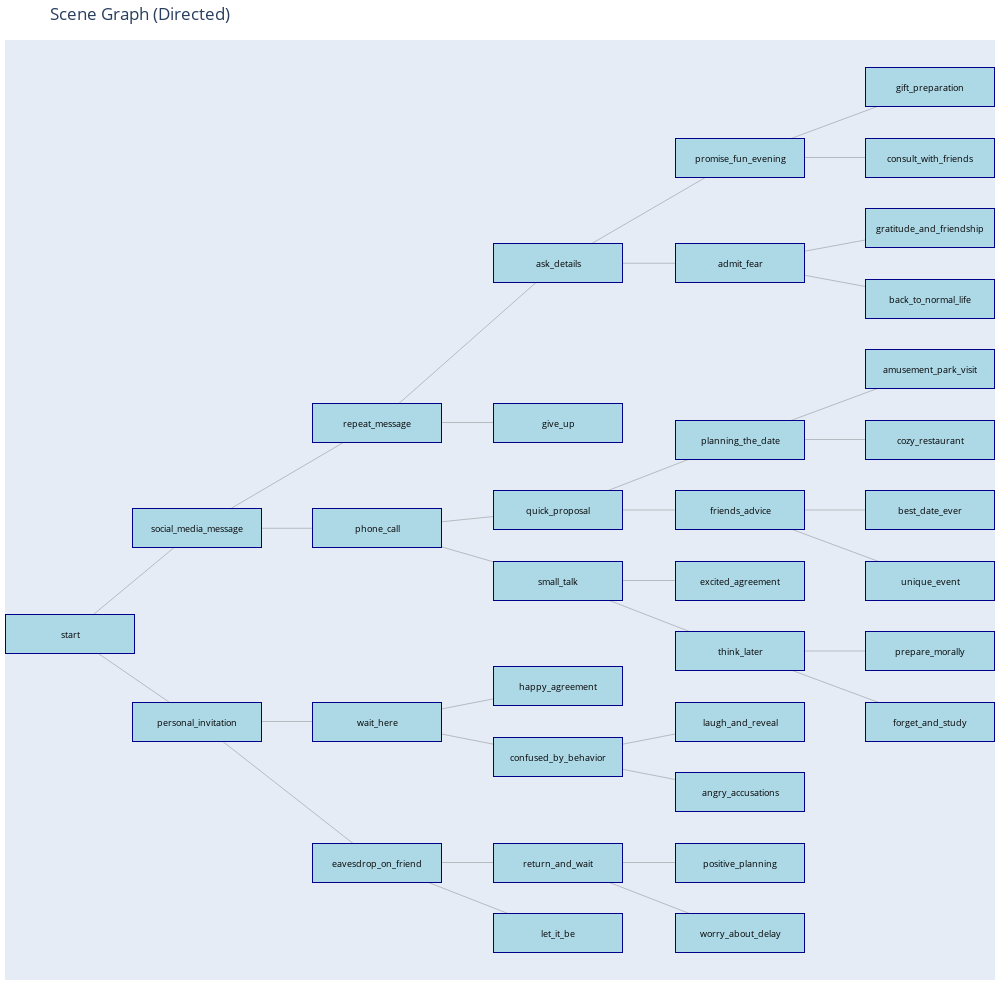

Notebook code cell kept with this figure:
### Code cell
# Визуализируем рёбра графа (основные линии)
edge_trace = go.Scatter(
    x=edge_x, y=edge_y,
    line=dict(width=0.5, color='#888'),
    hoverinfo='none',
    mode='lines',
)

# # Визуализируем вершины графа
# node_trace = go.Scatter(
#     x=node_x, y=node_y,
#     mode='markers+text',
#     text=node_text,
#     textposition="middle center",
#     textfont=dict(size=9),
#     hoverinfo='text',
#     marker=dict(
#         symbol='square',
#         color='lightblue',
#         size=40,
#         line_width=2
#     )
# )

# Создаём фигуру
fig = go.Figure(
    data=[edge_trace],
    layout=go.Layout(
        title='Scene Graph (Directed)',
        showlegend=False,
        hovermode='closest',
        margin=dict(b=20, l=5, r=5, t=40),
        xaxis=dict(showgrid=False, zeroline=False, showticklabels=False),
        yaxis=dict(showgrid=False, zeroline=False, showticklabels=False),
        height=1000, 
        width=1000
    )
)

for i, (x, y, text) in enumerate(zip(node_x, node_y, node_text)):
    fig.add_annotation(
        x=x,
        y=y,
        text=text,
        showarrow=False,
        font=dict(size=9, color='black'),
        align='center',
        bordercolor='darkblue',
        borderwidth=1,
        borderpad=4,
        bgcolor='lightblue',
        width=120,  # Ширина прямоугольника (пиксели)
        height=30, # Высота прямоугольника (пиксели)
        xanchor='center',
        yanchor='middle'
    )

fig.show()

### Figure 1 — Plotly figure (JSON) as saved in the notebook; plotly's stock layout.template omitted (floating-point values rounded to 4 significant figures)
{"data": [{"hoverinfo": "none", "line": {"color": "#888", "width": 0.5}, "mode": "lines", "type": "scatter", "x": [27, 188.9, null, 27, 188.9, null, 188.9, 417.9, null, 188.9, 417.9, null, 188.9, 417.9, null, 188.9, 417.9, null, 417.9, 647.4, null, 417.9, 647.4, null, 417.9, 647.4, null, 417.9, 647.4, null, 417.9, 647.4, null, 417.9, 647.4, null, 417.9, 647.4, null, 417.9, 647.4, null, 647.4, 878.9, null, 647.4, 878.9, null, 647.4, 878.9, null, 647.4, 878.9, null, 647.4, 878.9, null, 647.4, 878.9, null, 647.4, 878.9, null, 647.4, 878.9, null, 647.4, 878.9, null, 647.4, 878.9, null, 878.9, 1121.0, null, 878.9, 1121.0, null, 878.9, 1121.0, null, 878.9, 1121.0, null, 878.9, 1121.0, null, 878.9, 1121.0, null, 878.9, 1121.0, null, 878.9, 1121.0, null, 878.9, 1121.0, null, 878.9, 1121.0, null], "y": [247, 328, null, 247, 180, null, 328, 409, null, 328, 328, null, 180, 180, null, 180, 72, null, 409, 531, null, 409, 409, null, 328, 342, null, 328, 288, null, 180, 207, null, 180, 153, null, 72, 72, null, 72, 18, null, 531, 612, null, 531, 531, null, 342, 396, null, 342, 342, null, 288, 288, null, 288, 234, null, 153, 180, null, 153, 126, null, 72, 72, null, 72, 18, null, 612, 666, null, 612, 612, null, 531, 558, null, 531, 504, null, 396, 450, null, 396, 396, null, 342, 342, null, 342, 288, null, 234, 234, null, 234, 180, null]}], "layout": {"annotations": [{"align": "center", "bgcolor": "lightblue", "bordercolor": "darkblue", "borderpad": 4, "borderwidth": 1, "font": {"color": "black", "size": 9}, "height": 30, "showarrow": false, "text": "start", "width": 120, "x": 27, "xanchor": "center", "y": 247, "yanchor": "middle"}, {"align": "center", "bgcolor": "lightblue", "bordercolor": "darkblue", "borderpad": 4, "borderwidth": 1, "font": {"color": "black", "size": 9}, "height": 30, "showarrow": false, "text": "social_media_message", "width": 120, "x": 188.9, "xanchor": "center", "y": 328, "yanchor": "middle"}, {"align": "center", "bgcolor": "lightblue", "bordercolor": "darkblue", "borderpad": 4, "borderwidth": 1, "font": {"color": "black", "size": 9}, "height": 30, "showarrow": false, "text": "personal_invitation", "width": 120, "x": 188.9, "xanchor": "center", "y": 180, "yanchor": "middle"}, {"align": "center", "bgcolor": "lightblue", "bordercolor": "darkblue", "borderpad": 4, "borderwidth": 1, "font": {"color": "black", "size": 9}, "height": 30, "showarrow": false, "text": "repeat_message", "width": 120, "x": 417.9, "xanchor": "center", "y": 409, "yanchor": "middle"}, {"align": "center", "bgcolor": "lightblue", "bordercolor": "darkblue", "borderpad": 4, "borderwidth": 1, "font": {"color": "black", "size": 9}, "height": 30, "showarrow": false, "text": "phone_call", "width": 120, "x": 417.9, "xanchor": "center", "y": 328, "yanchor": "middle"}, {"align": "center", "bgcolor": "lightblue", "bordercolor": "darkblue", "borderpad": 4, "borderwidth": 1, "font": {"color": "black", "size": 9}, "height": 30, "showarrow": false, "text": "wait_here", "width": 120, "x": 417.9, "xanchor": "center", "y": 180, "yanchor": "middle"}, {"align": "center", "bgcolor": "lightblue", "bordercolor": "darkblue", "borderpad": 4, "borderwidth": 1, "font": {"color": "black", "size": 9}, "height": 30, "showarrow": false, "text": "eavesdrop_on_friend", "width": 120, "x": 417.9, "xanchor": "center", "y": 72, "yanchor": "middle"}, {"align": "center", "bgcolor": "lightblue", "bordercolor": "darkblue", "borderpad": 4, "borderwidth": 1, "font": {"color": "black", "size": 9}, "height": 30, "showarrow": false, "text": "ask_details", "width": 120, "x": 647.4, "xanchor": "center", "y": 531, "yanchor": "middle"}, {"align": "center", "bgcolor": "lightblue", "bordercolor": "darkblue", "borderpad": 4, "borderwidth": 1, "font": {"color": "black", "size": 9}, "height": 30, "showarrow": false, "text": "give_up", "width": 120, "x": 647.4, "xanchor": "center", "y": 409, "yanchor": "middle"}, {"align": "center", "bgcolor": "lightblue", "bordercolor": "darkblue", "borderpad": 4, "borderwidth": 1, "font": {"color": "black", "size": 9}, "height": 30, "showarrow": false, "text": "quick_proposal", "width": 120, "x": 647.4, "xanchor": "center", "y": 342, "yanchor": "middle"}, {"align": "center", "bgcolor": "lightblue", "bordercolor": "darkblue", "borderpad": 4, "borderwidth": 1, "font": {"color": "black", "size": 9}, "height": 30, "showarrow": false, "text": "small_talk", "width": 120, "x": 647.4, "xanchor": "center", "y": 288, "yanchor": "middle"}, {"align": "center", "bgcolor": "lightblue", "bordercolor": "darkblue", "borderpad": 4, "borderwidth": 1, "font": {"color": "black", "size": 9}, "height": 30, "showarrow": false, "text": "happy_agreement", "width": 120, "x": 647.4, "xanchor": "center", "y": 207, "yanchor": "middle"}, {"align": "center", "bgcolor": "lightblue", "bordercolor": "darkblue", "borderpad": 4, "borderwidth": 1, "font": {"color": "black", "size": 9}, "height": 30, "showarrow": false, "text": "confused_by_behavior", "width": 120, "x": 647.4, "xanchor": "center", "y": 153, "yanchor": "middle"}, {"align": "center", "bgcolor": "lightblue", "bordercolor": "darkblue", "borderpad": 4, "borderwidth": 1, "font": {"color": "black", "size": 9}, "height": 30, "showarrow": false, "text": "return_and_wait", "width": 120, "x": 647.4, "xanchor": "center", "y": 72, "yanchor": "middle"}, {"align": "center", "bgcolor": "lightblue", "bordercolor": "darkblue", "borderpad": 4, "borderwidth": 1, "font": {"color": "black", "size": 9}, "height": 30, "showarrow": false, "text": "let_it_be", "width": 120, "x": 647.4, "xanchor": "center", "y": 18, "yanchor": "middle"}, {"align": "center", "bgcolor": "lightblue", "bordercolor": "darkblue", "borderpad": 4, "borderwidth": 1, "font": {"color": "black", "size": 9}, "height": 30, "showarrow": false, "text": "promise_fun_evening", "width": 120, "x": 878.9, "xanchor": "center", "y": 612, "yanchor": "middle"}, {"align": "center", "bgcolor": "lightblue", "bordercolor": "darkblue", "borderpad": 4, "borderwidth": 1, "font": {"color": "black", "size": 9}, "height": 30, "showarrow": false, "text": "admit_fear", "width": 120, "x": 878.9, "xanchor": "center", "y": 531, "yanchor": "middle"}, {"align": "center", "bgcolor": "lightblue", "bordercolor": "darkblue", "borderpad": 4, "borderwidth": 1, "font": {"color": "black", "size": 9}, "height": 30, "showarrow": false, "text": "planning_the_date", "width": 120, "x": 878.9, "xanchor": "center", "y": 396, "yanchor": "middle"}, {"align": "center", "bgcolor": "lightblue", "bordercolor": "darkblue", "borderpad": 4, "borderwidth": 1, "font": {"color": "black", "size": 9}, "height": 30, "showarrow": false, "text": "friends_advice", "width": 120, "x": 878.9, "xanchor": "center", "y": 342, "yanchor": "middle"}, {"align": "center", "bgcolor": "lightblue", "bordercolor": "darkblue", "borderpad": 4, "borderwidth": 1, "font": {"color": "black", "size": 9}, "height": 30, "showarrow": false, "text": "excited_agreement", "width": 120, "x": 878.9, "xanchor": "center", "y": 288, "yanchor": "middle"}, {"align": "center", "bgcolor": "lightblue", "bordercolor": "darkblue", "borderpad": 4, "borderwidth": 1, "font": {"color": "black", "size": 9}, "height": 30, "showarrow": false, "text": "think_later", "width": 120, "x": 878.9, "xanchor": "center", "y": 234, "yanchor": "middle"}, {"align": "center", "bgcolor": "lightblue", "bordercolor": "darkblue", "borderpad": 4, "borderwidth": 1, "font": {"color": "black", "size": 9}, "height": 30, "showarrow": false, "text": "laugh_and_reveal", "width": 120, "x": 878.9, "xanchor": "center", "y": 180, "yanchor": "middle"}, {"align": "center", "bgcolor": "lightblue", "bordercolor": "darkblue", "borderpad": 4, "borderwidth": 1, "font": {"color": "black", "size": 9}, "height": 30, "showarrow": false, "text": "angry_accusations", "width": 120, "x": 878.9, "xanchor": "center", "y": 126, "yanchor": "middle"}, {"align": "center", "bgcolor": "lightblue", "bordercolor": "darkblue", "borderpad": 4, "borderwidth": 1, "font": {"color": "black", "size": 9}, "height": 30, "showarrow": false, "text": "positive_planning", "width": 120, "x": 878.9, "xanchor": "center", "y": 72, "yanchor": "middle"}, {"align": "center", "bgcolor": "lightblue", "bordercolor": "darkblue", "borderpad": 4, "borderwidth": 1, "font": {"color": "black", "size": 9}, "height": 30, "showarrow": false, "text": "worry_about_delay", "width": 120, "x": 878.9, "xanchor": "center", "y": 18, "yanchor": "middle"}, {"align": "center", "bgcolor": "lightblue", "bordercolor": "darkblue", "borderpad": 4, "borderwidth": 1, "font": {"color": "black", "size": 9}, "height": 30, "showarrow": false, "text": "gift_preparation", "width": 120, "x": 1121.0, "xanchor": "center", "y": 666, "yanchor": "middle"}, {"align": "center", "bgcolor": "lightblue", "bordercolor": "darkblue", "borderpad": 4, "borderwidth": 1, "font": {"color": "black", "size": 9}, "height": 30, "showarrow": false, "text": "consult_with_friends", "width": 120, "x": 1121.0, "xanchor": "center", "y": 612, "yanchor": "middle"}, {"align": "center", "bgcolor": "lightblue", "bordercolor": "darkblue", "borderpad": 4, "borderwidth": 1, "font": {"color": "black", "size": 9}, "height": 30, "showarrow": false, "text": "gratitude_and_friendship", "width": 120, "x": 1121.0, "xanchor": "center", "y": 558, "yanchor": "middle"}, {"align": "center", "bgcolor": "lightblue", "bordercolor": "darkblue", "borderpad": 4, "borderwidth": 1, "font": {"color": "black", "size": 9}, "height": 30, "showarrow": false, "text": "back_to_normal_life", "width": 120, "x": 1121.0, "xanchor": "center", "y": 504, "yanchor": "middle"}, {"align": "center", "bgcolor": "lightblue", "bordercolor": "darkblue", "borderpad": 4, "borderwidth": 1, "font": {"color": "black", "size": 9}, "height": 30, "showarrow": false, "text": "amusement_park_visit", "width": 120, "x": 1121.0, "xanchor": "center", "y": 450, "yanchor": "middle"}, {"align": "center", "bgcolor": "lightblue", "bordercolor": "darkblue", "borderpad": 4, "borderwidth": 1, "font": {"color": "black", "size": 9}, "height": 30, "showarrow": false, "text": "cozy_restaurant", "width": 120, "x": 1121.0, "xanchor": "center", "y": 396, "yanchor": "middle"}, {"align": "center", "bgcolor": "lightblue", "bordercolor": "darkblue", "borderpad": 4, "borderwidth": 1, "font": {"color": "black", "size": 9}, "height": 30, "showarrow": false, "text": "best_date_ever", "width": 120, "x": 1121.0, "xanchor": "center", "y": 342, "yanchor": "middle"}, {"align": "center", "bgcolor": "lightblue", "bordercolor": "darkblue", "borderpad": 4, "borderwidth": 1, "font": {"color": "black", "size": 9}, "height": 30, "showarrow": false, "text": "unique_event", "width": 120, "x": 1121.0, "xanchor": "center", "y": 288, "yanchor": "middle"}, {"align": "center", "bgcolor": "lightblue", "bordercolor": "darkblue", "borderpad": 4, "borderwidth": 1, "font": {"color": "black", "size": 9}, "height": 30, "showarrow": false, "text": "prepare_morally", "width": 120, "x": 1121.0, "xanchor": "center", "y": 234, "yanchor": "middle"}, {"align": "center", "bgcolor": "lightblue", "bordercolor": "darkblue", "borderpad": 4, "borderwidth": 1, "font": {"color": "black", "size": 9}, "height": 30, "showarrow": false, "text": "forget_and_study", "width": 120, "x": 1121.0, "xanchor": "center", "y": 180, "yanchor": "middle"}], "height": 1000, "hovermode": "closest", "margin": {"b": 20, "l": 5, "r": 5, "t": 40}, "showlegend": false, "title": {"text": "Scene Graph (Directed)"}, "width": 1000, "xaxis": {"showgrid": false, "showticklabels": false, "zeroline": false}, "yaxis": {"showgrid": false, "showticklabels": false, "zeroline": false}}}
